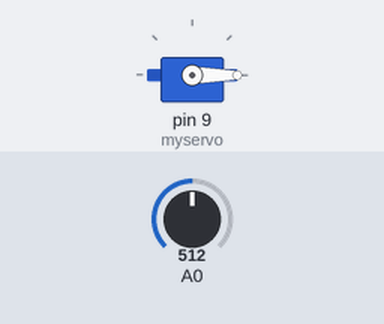
Simulated run of this sketch. Board: Arduino Uno, built with avr-gcc and run on an emulated ATmega328P. On the bench: servo. The inputs (shaded band) are chosen by the test bench; at power-on: A0 = 512. What the sketch prints to the serial monitor is not drawn. At 25.2 s the program stops and its outputs stay as they are.

Above: at 0.1 s.
Timing chart, 0 to 25.7 s (numbered marks = the images above):
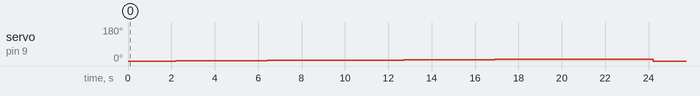

The sketch:

2022_p4.ino
```cpp
/*
  Borrador de programa para proyecto final de electrónica digital.

  Inicializa el servo motor y un medidor de voltaje(potenciómetro en configuración de divisor de voltaje).
  1-Mientras el voltaje medido sea menor que .5V, el servo se mantiene en posición 0.
  2-Ajustar brazo del servo al electrodo central de la cubeta por donde debe pasar un voltaje "residual" pequeño.
  3-Conectar la fuente de corriente, el voltaje residual es mayor que .5V y echa a andar el servo.
  4-El loop se detiene cuando el voltaje medido alcanza un máximo cerca de la posición del electrodo externo.
*/

#include <Servo.h>

Servo myservo;  // create servo object to control a servo
// twelve servo objects can be created on most boards

int pos = 0;    // variable to store the servo position

// the setup routine runs once when you press reset:
void setup() {
  // attaches the servo on pin 9 to the servo object
  myservo.attach(9);
  // initialize serial communication at 9600 bits per second:
  Serial.begin(9600);
}

// the loop routine runs over and over again forever:
void loop() {
  // read the input on analog pin 0:
  int sensorValue = analogRead(A0);
  // Convert the analog reading (which goes from 0 - 1023) to a voltage (0 - 5V):
  float voltage = sensorValue * (5.0 / 1023.0);
  float median_volt = 0;

  myservo.write(0);

  for (int i=0; i<=10; i+=1)
  {
    median_volt = median_volt + analogRead(A0)* (5.0 / 1023.0);
    //delay (100);
    //Serial.println(median_volt);
  }

  //Serial.println(median_volt);
  delay (100);

  if(median_volt > 3)
  { float ang=0;
    for (pos = 0; pos <= 10; pos += 1)
    {
      median_volt=0;
      myservo.write(pos);
        for (int i=0; i<=10; i+=1)
        {
           median_volt = median_volt + analogRead(A0)* (5.0 / 1023.0);
           delay (100);
           //Serial.println(median_volt);
        }
      //median_volt = median_volt/10;
      Serial.print(median_volt/10);
      Serial.print(' ');
      Serial.print((ang/180)*3.14*16.5);
      Serial.println("cm");
      ang = ang + 1;
      delay(1000);
    }
    delay(1000);
    myservo.write(0);
    delay(1000);
    exit(0);
  }

  //for (pos = 0; pos <= 1; pos += 1)
  //{
    // in steps of 1 degree
  //  myservo.write(pos);
  //  delay(1000);
  //}
}
```

Measured:
- by itself, servo on pin 9 (myservo): rises from 0° to 10° in 18.9 s, then falls to 0° in 3.1 s
